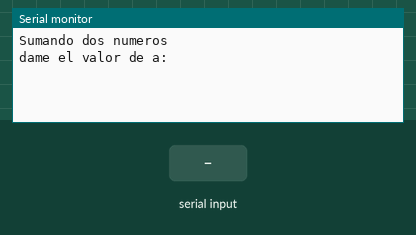
This sketch was run on a simulated Arduino Uno, built with avr-gcc and run on an emulated ATmega328P. Shown: the last lines printed to the serial monitor. Inputs (shaded band) come from the test bench.

Above: at 1.2 s.
1.3 s: "90,45\n" received over Serial
At 2.64 s:
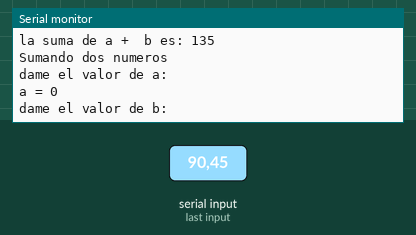
2.8 s: "30,150\n" received over Serial
At 5.1 s:
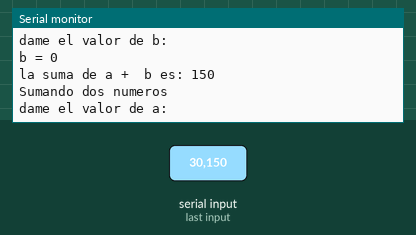

The sketch:

arduino.09.sumaconentrada.ino
```cpp
int a = 0;                     //se declara la variable a de tipo entero y con valor 0
int b = 0;                     //se declara la variable b de tipo entero y con valor 0
int suma = 0;                  //se declara la variable suma de tipo entero  con valor 0
int condicion = 0;             //se declara la variable condicion la cual controlara el flujo del programa

void setup() {                    //esta funcion solo se ejecuta una sola vez
  Serial.begin(9600);             //configura el puerto serial a 9600 de velocidad
}

void loop() {
  Serial.println("Sumando dos numeros");
  Serial.println("dame el valor de a: ");

  while (condicion == 0) {        //si se cumple la condicion que es cero entrar a este bucle
    if (Serial.available() > 0) { //si hay algun dato en el puerto serial entrar a esta condicional if
      a = Serial.parseInt();      //el valor de a es un "parse" entero, es decir podemos darle valores enteros int.
      Serial.print("a = ");       //mostrar el valor
      Serial.println(a);          //de la variable "a"
      Serial.println("dame el valor de b: ");
      condicion = 1;              //despues de introducir el valor de "a" cambia la condicion por 1 para salir del bucle while .
    }
  }

  while (condicion == 1) {        //como ahora la condicion vale 1 se entra a este bucle while
    if (Serial.available() > 0) { //verificamos si hay algun dato en el puerto serial, si hay se entra a esta condicion
      b = Serial.parseInt();      //se entra el valor de b tipo dato int gracias a la funcion parseInt()
      Serial.print("b = ");       //muestra el valor
      Serial.println(b);          //de la variable "b"
      condicion = 2;              //despues de introducir el valor de "b" cambia la condicion por 2 para salir de estebucle while.
    }
  }
  // ya salimos de los bucles while ahora vamos a calcular la suma.
  suma = a + b;                   //se calcula la suma y se guarda en la variable suma
  Serial.print("la suma de a +  b es: ");
  Serial.println(suma);           //se muestra la variable suma
  Serial.println();
  Serial.println();
  condicion = 0;                  //se cambia la condicion a 0 de esa manera se regresa al bucle while donde se pide el valor de a
}
```

Measured:
- after the input at 1.3 s, the serial monitor: prints a new line at once (image 1)
- after the input at 2.8 s, the serial monitor: prints a new line at once (image 2)
